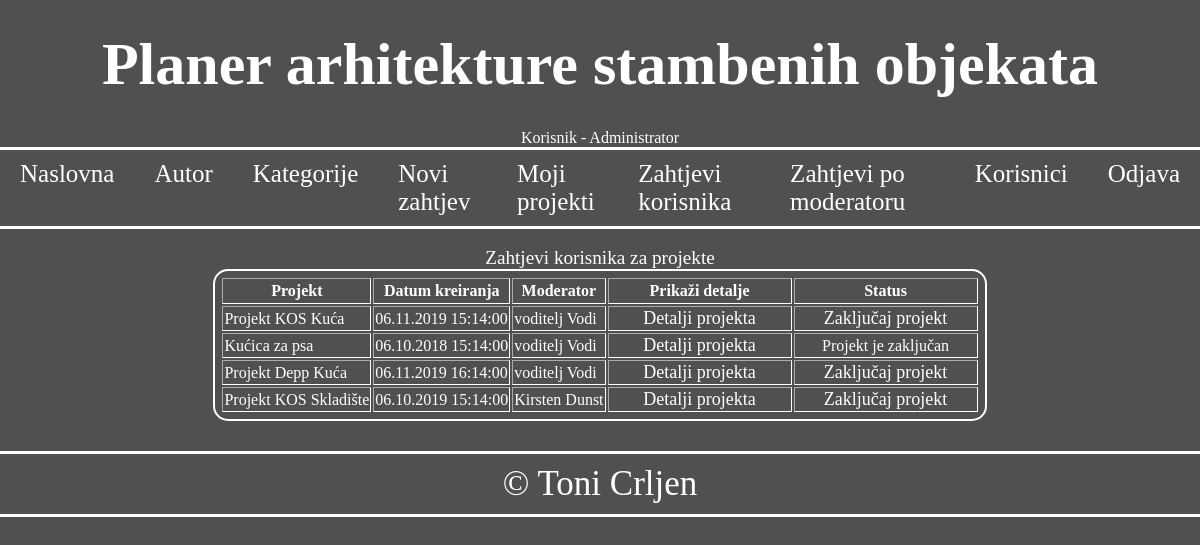
Screenshot of /zahtjevi_korisnika.php (signed in) with the database file from the repository.
### tables this page shows
CREATE TABLE IF NOT EXISTS `projekt` (
  `projekt_id` INT(10) NOT NULL AUTO_INCREMENT,
  `korisnik_id` INT(10) NOT NULL,
  `moderator_id` INT(10) NOT NULL,
  `datum_vrijeme_kreiranja` DATETIME NOT NULL,
  `naziv` VARCHAR(45) NULL,
  `opis` TEXT NULL,
  `zakljucan` TINYINT(1) NOT NULL,
  INDEX `fk_tvrtka_has_korisnik_korisnik1_idx` (`korisnik_id` ASC),
  PRIMARY KEY (`projekt_id`),
  INDEX `fk_projekt_korisnik1_idx` (`moderator_id` ASC),
  CONSTRAINT `fk_tvrtka_has_korisnik_korisnik1`
    FOREIGN KEY (`korisnik_id`)
    REFERENCES `korisnik` (`korisnik_id`)
    ON DELETE NO ACTION
    ON UPDATE NO ACTION,
  CONSTRAINT `fk_projekt_korisnik1`
    FOREIGN KEY (`moderator_id`)
    REFERENCES `korisnik` (`korisnik_id`)
    ON DELETE NO ACTION
    ON UPDATE NO ACTION);

### baza.php (called while the page is built, shortened)
<?php
function izvrsiUpit($veza, $upit){
	$rezultat = mysqli_query($veza,$upit);
	return $rezultat;
}
?>

### zahtjevi_korisnika.php (the view, shortened to what this page needs)
<?php
	require_once("zaglavlje.php");
	require_once("meni.php") ;
	require_once("baza.php");
	$pravaKorisnika = $_SESSION["tip"];
	$veza = spojiSeNaBazu();
	$upit="SELECT projekt.projekt_id, projekt.naziv, projekt.datum_vrijeme_kreiranja, projekt.zakljucan,
			(SELECT ime FROM korisnik WHERE projekt.moderator_id=korisnik_id) as ime,
			(SELECT prezime FROM korisnik WHERE projekt.moderator_id=korisnik_id) as prezime
			FROM projekt, korisnik WHERE  korisnik.korisnik_id = projekt.korisnik_id";
	$rezultat = izvrsiUpit($veza, $upit);
	$upit3="SELECT projekt.projekt_id, projekt.naziv, projekt.datum_vrijeme_kreiranja, projekt.zakljucan,
			(SELECT ime FROM korisnik WHERE projekt.moderator_id=korisnik_id) as ime,
			(SELECT prezime FROM korisnik WHERE projekt.moderator_id=korisnik_id) as prezime
			FROM projekt, korisnik WHERE  korisnik.korisnik_id = projekt.korisnik_id AND projekt.moderator_id = {$_SESSION['id']}";
	$rezultat3 = izvrsiUpit($veza,$upit3);
?>
<section class="kategorije"> <br>
		<table class="tablica" border="1">
			<caption>Zahtjevi korisnika za projekte</caption>
			<thead>
				<th>Projekt</th>
				<th>Datum kreiranja</th>
				<th>Moderator</th>
				<th>Prikaži detalje</th>
				<th>Status</th>
			</thead>
			<tbody>
				<?php
					if(isset($rezultat) && $pravaKorisnika == 0) {
						while($red = mysqli_fetch_array($rezultat)) {
							echo "<tr>";
							echo "<td>{$red["naziv"]}</td>";
							echo "<td>" . date("d.m.Y H:i:s", strtotime($red['datum_vrijeme_kreiranja'])) . "</td>";
							echo "<td>{$red["ime"]} {$red["prezime"]}</td>";
							if(!empty($red["naziv"])) {
								echo "<td style='width:180px;text-align:center;'><a class='detalji-projekta' href='stavke_projekta.php?projekt={$red["projekt_id"]}' target='_blank'>Detalji projekta</a></td>";
							}
							else if (empty($red["naziv"])) {
								echo "<td style='width:180px;text-align:center;'><a class='detalji-projekta' href='odobrenje_projekta.php?projekt={$red["projekt_id"]}' target='_blank'>Odobri zahtjev</a></td>";
							}
							if ($red['zakljucan'] == 0 && !empty($red["naziv"])) {
								echo "<td style='width:180px;text-align:center;'><a class='detalji-projekta' href='{$_SERVER['PHP_SELF']}?zakljucaj_projekt={$red['projekt_id']}'>Zaključaj projekt</a></td>";
							}
							else if (empty($red["naziv"])) {
								echo "<td style='width:180px;text-align:center;'>Projekt nije odobren</td>";
							}
							else {
								echo "<td style='width:180px;text-align:center;'><p>Projekt je zaključan</p></td>";
							}
							echo "</tr>";
						}
					}
				?>
			</tbody>
			</table>
</section>
<?php
	require_once("podnozje.php");
?>

### stil.css (style rules this page uses)
* { margin:0; padding:0; color: white; }
body { background-color: #50514F; }
.kategorije { width: 100%; display: grid; grid-template-columns: 1fr; justify-items: center; }
.tablica { margin: 0 auto; border: 2px solid white; padding: 5px; border-radius: 15px; }
th { padding: 3px; }
td { padding: 1px; }
caption { font-size: 120%; }
.detalji-projekta { font-size: 18px; text-decoration: none; }

### rows the page displays
projekt: naziv "Projekt KOS Kuća", datum_vrijeme_kreiranja "06.11.2019 15:14:00", ime "voditelj", prezime "Vodi"
projekt: naziv "Kućica za psa", datum_vrijeme_kreiranja "06.10.2018 15:14:00", ime "voditelj", prezime "Vodi", zakljucan "Projekt je zaključan"
projekt: naziv "Projekt Depp Kuća", datum_vrijeme_kreiranja "06.11.2019 16:14:00", ime "voditelj", prezime "Vodi"
projekt: naziv "Projekt KOS Skladište", datum_vrijeme_kreiranja "06.10.2019 15:14:00", ime "Kirsten", prezime "Dunst"

### other values shown
$_SESSION['ime'] "Administrator"
